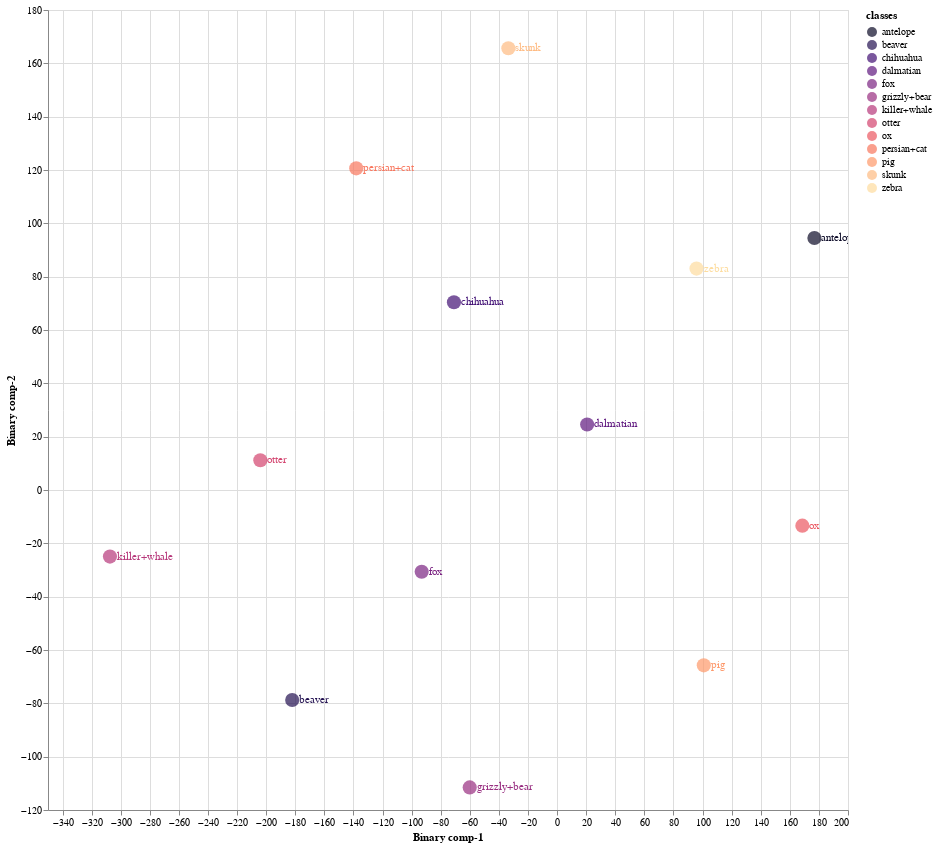
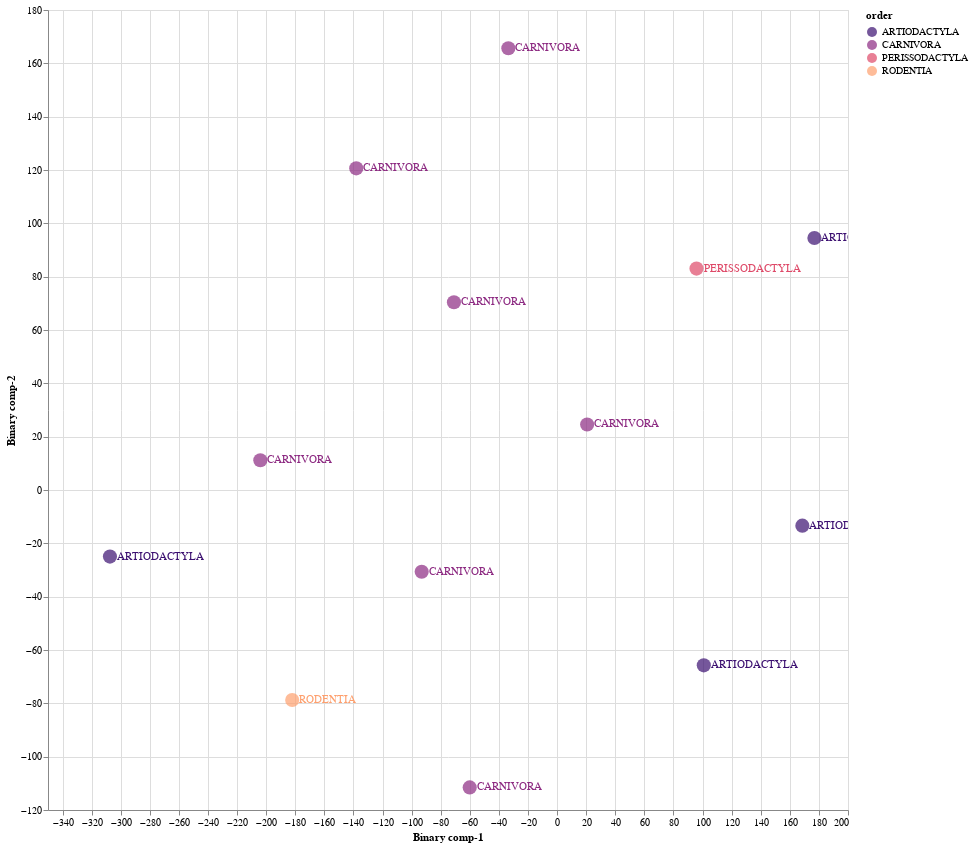

Notebook code cell kept with these figures, in order:
### Markdown cell above
### 9.2 Train Validation Split 02

### Code cell
Train02 = CZSL(mode = "Train", 
               split = 2, 
               DNN = ProjectionNetwork1, 
               epochs = 20, 
               bs = 16, 
               numunits = 1024, 
               lr = 0.1, 
               optimiser = nn.Sigmoid(), 
               dropout = 0.2, 
               mom = 0, 
               wd = 0,  
               device = 'cuda', 
               checkpoint = CP1, 
               pred_type = 'Deterministic', 
               dist_type = 'euclidean')

#mode
#1. "Train" - Use Train Val split
#2. "Test" - For Unseen Test Data

#split
# 1 -Train/Val Split 1
# 2 -Train/Val Split 2
# 3 -Train/Val Split 3

#pred_type
#1. "Probabilistic" - continous real numbers giving probability for prdiction to be 1
#2. "Deterministic" - 1 or 0 prediction values

#dist_type
#1. euclidean
#2. cosine
#3. hamming
#4. jaccard

### Figure 1 — Vega-Lite specification as saved in the notebook (floating-point values rounded to 4 significant figures)
{"config": {"view": {"continuousWidth": 400, "continuousHeight": 300}}, "layer": [{"mark": {"type": "circle", "size": 200}, "encoding": {"color": {"field": "classes", "scale": {"scheme": "Magma"}, "type": "nominal"}, "x": {"field": "Binary comp-1", "type": "quantitative"}, "y": {"field": "Binary comp-2", "type": "quantitative"}}, "height": 800, "selection": {"selector003": {"type": "interval", "bind": "scales", "encodings": ["x", "y"]}}, "width": 800}, {"mark": {"type": "text", "align": "left", "baseline": "middle", "dx": 7}, "encoding": {"color": {"field": "classes", "scale": {"scheme": "Magma"}, "type": "nominal"}, "text": {"field": "classes", "type": "nominal"}, "x": {"field": "Binary comp-1", "type": "quantitative"}, "y": {"field": "Binary comp-2", "type": "quantitative"}}, "height": 800, "width": 800}], "data": {"name": "data-91d3f1accb9432632fbdbbc8ac2fa1f9"}, "$schema": "https://vega.github.io/schema/vega-lite/v4.17.0.json", "datasets": {"data-91d3f1accb9432632fbdbbc8ac2fa1f9": [{"Binary comp-1": 176.9, "Binary comp-2": 94.52, "classes": "antelope", "sciName": "Antilope_cervicapra", "animal_label": 1, "animal_class": "antelope", "mainCommonName": "Blackbuck", "otherCommonNames": "Indian Antelope", "class": "Mammalia", "infraclass": "Placentalia", "magnorder": "Boreoeutheria", "superorder": "Laurasiatheria", "order": "ARTIODACTYLA", "suborder": "RUMINANTIA", "infraorder": "PECORA", "parvorder": null, "superfamily": null, "family": "BOVIDAE", "subfamily": "ANTILOPINAE", "tribe": "ANTILOPINI", "genus": "Antilope"}, {"Binary comp-1": -60.07, "Binary comp-2": -111.5, "classes": "grizzly+bear", "sciName": "Ursus_arctos", "animal_label": 2, "animal_class": "grizzly+bear", "mainCommonName": "Brown Bear", "otherCommonNames": "Grizzly Bear|Kodiak Bear", "class": "Mammalia", "infraclass": "Placentalia", "magnorder": "Boreoeutheria", "superorder": "Laurasiatheria", "order": "CARNIVORA", "suborder": "CANIFORMIA", "infraorder": "ARCTOIDEA", "parvorder": null, "superfamily": "URSOIDEA", "family": "URSIDAE", "subfamily": "URSINAE", "tribe": null, "genus": "Ursus"}, {"Binary comp-1": -307.4, "Binary comp-2": -24.98, "classes": "killer+whale", "sciName": "Orcinus_orca", "animal_label": 3, "animal_class": "killer+whale", "mainCommonName": "Killer Whale", "otherCommonNames": "Orca", "class": "Mammalia", "infraclass": "Placentalia", "magnorder": "Boreoeutheria", "superorder": "Laurasiatheria", "order": "ARTIODACTYLA", "suborder": "WHIPPOMORPHA", "infraorder": "CETACEA", "parvorder": "ODONTOCETI", "superfamily": "DELPHINOIDEA", "family": "DELPHINIDAE", "subfamily": "INCERTAE SEDIS", "tribe": null, "genus": "Orcinus"}, {"Binary comp-1": -182.1, "Binary comp-2": -78.75, "classes": "beaver", "sciName": "Aplodontia_rufa", "animal_label": 4, "animal_class": "beaver", "mainCommonName": "Mountain Beaver", "otherCommonNames": "Boomer|Sewellel|Point Arena Mountain Beaver|Point Reyes Mountain Beaver", "class": "Mammalia", "infraclass": "Placentalia", "magnorder": "Boreoeutheria", "superorder": "Euarchontoglires", "order": "RODENTIA", "suborder": "SCIUROMORPHA", "infraorder": null, "parvorder": null, "superfamily": null, "family": "APLODONTIIDAE", "subfamily": null, "tribe": null, "genus": "Aplodontia"}, {"Binary comp-1": 20.65, "Binary comp-2": 24.57, "classes": "dalmatian", "sciName": "Canis_familiaris", "animal_label": 5, "animal_class": "dalmatian", "mainCommonName": "Domestic Dog", "otherCommonNames": "Dog|Dingo|Feral Dog|New Guinea Singing Dog|Village Dog", "class": "Mammalia", "infraclass": "Placentalia", "magnorder": "Boreoeutheria", "superorder": "Laurasiatheria", "order": "CARNIVORA", "suborder": "CANIFORMIA", "infraorder": "CANOIDEA", "parvorder": null, "superfamily": null, "family": "CANIDAE", "subfamily": null, "tribe": null, "genus": "Canis"}, {"Binary comp-1": -138.1, "Binary comp-2": 120.6, "classes": "persian+cat", "sciName": "Felis_catus", "animal_label": 6, "animal_class": "persian+cat", "mainCommonName": "Domestic Cat", "otherCommonNames": "Cat", "class": "Mammalia", "infraclass": "Placentalia", "magnorder": "Boreoeutheria", "superorder": "Laurasiatheria", "order": "CARNIVORA", "suborder": "FELIFORMIA", "infraorder": "FELOIDEA", "parvorder": null, "superfamily": null, "family": "FELIDAE", "subfamily": "FELINAE", "tribe": null, "genus": "Felis"}, {"Binary comp-1": -33.51, "Binary comp-2": 165.6, "classes": "skunk", "sciName": "Spilogale_putorius", "animal_label": 11, "animal_class": "skunk", "mainCommonName": "Alleghanian Spotted Skunk", "otherCommonNames": "Eastern Spotted Skunk", "class": "Mammalia", "infraclass": "Placentalia", "magnorder": "Boreoeutheria", "superorder": "Laurasiatheria", "order": "CARNIVORA", "suborder": "CANIFORMIA", "infraorder": "ARCTOIDEA", "parvorder": null, "superfamily": "MUSTELOIDEA", "family": "MEPHITIDAE", "subfamily": "MEPHITINAE", "tribe": null, "genus": "Spilogale"}, {"Binary comp-1": 168.6, "Binary comp-2": -13.38, "classes": "ox", "sciName": "Bos_sauveli", "animal_label": 21, "animal_class": "ox", "mainCommonName": "Kouprey", "otherCommonNames": "Gray Ox|Indochinese Forest Ox", "class": "Mammalia", "infraclass": "Placentalia", "magnorder": "Boreoeutheria", "superorder": "Laurasiatheria", "order": "ARTIODACTYLA", "suborder": "RUMINANTIA", "infraorder": "PECORA", "parvorder": null, "superfamily": null, "family": "BOVIDAE", "subfamily": "BOVINAE", "tribe": "BOVINI", "genus": "Bos"}, {"Binary comp-1": -93.09, "Binary comp-2": -30.66, "classes": "fox", "sciName": "Vulpes_lagopus", "animal_label": 22, "animal_class": "fox", "mainCommonName": "Arctic Fox", "otherCommonNames": "Polar Fox", "class": "Mammalia", "infraclass": "Placentalia", "magnorder": "Boreoeutheria", "superorder": "Laurasiatheria", "order": "CARNIVORA", "suborder": "CANIFORMIA", "infraorder": "CANOIDEA", "parvorder": null, "superfamily": null, "family": "CANIDAE", "subfamily": null, "tribe": null, "genus": "Vulpes"}, {"Binary comp-1": -70.91, "Binary comp-2": 70.4, "classes": "chihuahua", "sciName": "Canis_familiaris", "animal_label": 33, "animal_class": "chihuahua", "mainCommonName": "Domestic Dog", "otherCommonNames": "Dog|Dingo|Feral Dog|New Guinea Singing Dog|Village Dog", "class": "Mammalia", "infraclass": "Placentalia", "magnorder": "Boreoeutheria", "superorder": "Laurasiatheria", "order": "CARNIVORA", "suborder": "CANIFORMIA", "infraorder": "CANOIDEA", "parvorder": null, "superfamily": null, "family": "CANIDAE", "subfamily": null, "tribe": null, "genus": "Canis"}, {"Binary comp-1": -204.0, "Binary comp-2": 11.15, "classes": "otter", "sciName": "Aonyx_capensis", "animal_label": 36, "animal_class": "otter", "mainCommonName": "African Clawless Otter", "otherCommonNames": "Cape Clawless Otter", "class": "Mammalia", "infraclass": "Placentalia", "magnorder": "Boreoeutheria", "superorder": "Laurasiatheria", "order": "CARNIVORA", "suborder": "CANIFORMIA", "infraorder": "ARCTOIDEA", "parvorder": null, "superfamily": "MUSTELOIDEA", "family": "MUSTELIDAE", "subfamily": "LUTRINAE", "tribe": null, "genus": "Aonyx"}, {"Binary comp-1": 95.85, "Binary comp-2": 83.04, "classes": "zebra", "sciName": "Equus_grevyi", "animal_label": 38, "animal_class": "zebra", "mainCommonName": "Grevy's Zebra", "otherCommonNames": "Imperial Zebra", "class": "Mammalia", "infraclass": "Placentalia", "magnorder": "Boreoeutheria", "superorder": "Laurasiatheria", "order": "PERISSODACTYLA", "suborder": "HIPOMORPHA", "infraorder": null, "parvorder": null, "superfamily": null, "family": "EQUIDAE", "subfamily": null, "tribe": null, "genus": "Equus"}, {"Binary comp-1": 100.9, "Binary comp-2": -65.75, "classes": "pig", "sciName": "Sus_domesticus", "animal_label": 42, "animal_class": "pig", "mainCommonName": "Domestic Pig", "otherCommonNames": "Hog|Pig|Swine", "class": "Mammalia", "infraclass": "Placentalia", "magnorder": "Boreoeutheria", "superorder": "Laurasiatheria", "order": "ARTIODACTYLA", "suborder": "SUINA", "infraorder": null, "parvorder": null, "superfamily": null, "family": "SUIDAE", "subfamily": null, "tribe": null, "genus": "Sus"}]}}

### Figure 2 — Vega-Lite specification as saved in the notebook (floating-point values rounded to 4 significant figures)
{"config": {"view": {"continuousWidth": 400, "continuousHeight": 300}}, "layer": [{"mark": {"type": "circle", "size": 200}, "encoding": {"color": {"field": "order", "scale": {"scheme": "Magma"}, "type": "nominal"}, "x": {"field": "Binary comp-1", "type": "quantitative"}, "y": {"field": "Binary comp-2", "type": "quantitative"}}, "height": 800, "selection": {"selector004": {"type": "interval", "bind": "scales", "encodings": ["x", "y"]}}, "width": 800}, {"mark": {"type": "text", "align": "left", "baseline": "middle", "dx": 7}, "encoding": {"color": {"field": "order", "scale": {"scheme": "Magma"}, "type": "nominal"}, "text": {"field": "order", "type": "nominal"}, "x": {"field": "Binary comp-1", "type": "quantitative"}, "y": {"field": "Binary comp-2", "type": "quantitative"}}, "height": 800, "width": 800}], "data": {"name": "data-91d3f1accb9432632fbdbbc8ac2fa1f9"}, "$schema": "https://vega.github.io/schema/vega-lite/v4.17.0.json", "datasets": {"data-91d3f1accb9432632fbdbbc8ac2fa1f9": [{"Binary comp-1": 176.9, "Binary comp-2": 94.52, "classes": "antelope", "sciName": "Antilope_cervicapra", "animal_label": 1, "animal_class": "antelope", "mainCommonName": "Blackbuck", "otherCommonNames": "Indian Antelope", "class": "Mammalia", "infraclass": "Placentalia", "magnorder": "Boreoeutheria", "superorder": "Laurasiatheria", "order": "ARTIODACTYLA", "suborder": "RUMINANTIA", "infraorder": "PECORA", "parvorder": null, "superfamily": null, "family": "BOVIDAE", "subfamily": "ANTILOPINAE", "tribe": "ANTILOPINI", "genus": "Antilope"}, {"Binary comp-1": -60.07, "Binary comp-2": -111.5, "classes": "grizzly+bear", "sciName": "Ursus_arctos", "animal_label": 2, "animal_class": "grizzly+bear", "mainCommonName": "Brown Bear", "otherCommonNames": "Grizzly Bear|Kodiak Bear", "class": "Mammalia", "infraclass": "Placentalia", "magnorder": "Boreoeutheria", "superorder": "Laurasiatheria", "order": "CARNIVORA", "suborder": "CANIFORMIA", "infraorder": "ARCTOIDEA", "parvorder": null, "superfamily": "URSOIDEA", "family": "URSIDAE", "subfamily": "URSINAE", "tribe": null, "genus": "Ursus"}, {"Binary comp-1": -307.4, "Binary comp-2": -24.98, "classes": "killer+whale", "sciName": "Orcinus_orca", "animal_label": 3, "animal_class": "killer+whale", "mainCommonName": "Killer Whale", "otherCommonNames": "Orca", "class": "Mammalia", "infraclass": "Placentalia", "magnorder": "Boreoeutheria", "superorder": "Laurasiatheria", "order": "ARTIODACTYLA", "suborder": "WHIPPOMORPHA", "infraorder": "CETACEA", "parvorder": "ODONTOCETI", "superfamily": "DELPHINOIDEA", "family": "DELPHINIDAE", "subfamily": "INCERTAE SEDIS", "tribe": null, "genus": "Orcinus"}, {"Binary comp-1": -182.1, "Binary comp-2": -78.75, "classes": "beaver", "sciName": "Aplodontia_rufa", "animal_label": 4, "animal_class": "beaver", "mainCommonName": "Mountain Beaver", "otherCommonNames": "Boomer|Sewellel|Point Arena Mountain Beaver|Point Reyes Mountain Beaver", "class": "Mammalia", "infraclass": "Placentalia", "magnorder": "Boreoeutheria", "superorder": "Euarchontoglires", "order": "RODENTIA", "suborder": "SCIUROMORPHA", "infraorder": null, "parvorder": null, "superfamily": null, "family": "APLODONTIIDAE", "subfamily": null, "tribe": null, "genus": "Aplodontia"}, {"Binary comp-1": 20.65, "Binary comp-2": 24.57, "classes": "dalmatian", "sciName": "Canis_familiaris", "animal_label": 5, "animal_class": "dalmatian", "mainCommonName": "Domestic Dog", "otherCommonNames": "Dog|Dingo|Feral Dog|New Guinea Singing Dog|Village Dog", "class": "Mammalia", "infraclass": "Placentalia", "magnorder": "Boreoeutheria", "superorder": "Laurasiatheria", "order": "CARNIVORA", "suborder": "CANIFORMIA", "infraorder": "CANOIDEA", "parvorder": null, "superfamily": null, "family": "CANIDAE", "subfamily": null, "tribe": null, "genus": "Canis"}, {"Binary comp-1": -138.1, "Binary comp-2": 120.6, "classes": "persian+cat", "sciName": "Felis_catus", "animal_label": 6, "animal_class": "persian+cat", "mainCommonName": "Domestic Cat", "otherCommonNames": "Cat", "class": "Mammalia", "infraclass": "Placentalia", "magnorder": "Boreoeutheria", "superorder": "Laurasiatheria", "order": "CARNIVORA", "suborder": "FELIFORMIA", "infraorder": "FELOIDEA", "parvorder": null, "superfamily": null, "family": "FELIDAE", "subfamily": "FELINAE", "tribe": null, "genus": "Felis"}, {"Binary comp-1": -33.51, "Binary comp-2": 165.6, "classes": "skunk", "sciName": "Spilogale_putorius", "animal_label": 11, "animal_class": "skunk", "mainCommonName": "Alleghanian Spotted Skunk", "otherCommonNames": "Eastern Spotted Skunk", "class": "Mammalia", "infraclass": "Placentalia", "magnorder": "Boreoeutheria", "superorder": "Laurasiatheria", "order": "CARNIVORA", "suborder": "CANIFORMIA", "infraorder": "ARCTOIDEA", "parvorder": null, "superfamily": "MUSTELOIDEA", "family": "MEPHITIDAE", "subfamily": "MEPHITINAE", "tribe": null, "genus": "Spilogale"}, {"Binary comp-1": 168.6, "Binary comp-2": -13.38, "classes": "ox", "sciName": "Bos_sauveli", "animal_label": 21, "animal_class": "ox", "mainCommonName": "Kouprey", "otherCommonNames": "Gray Ox|Indochinese Forest Ox", "class": "Mammalia", "infraclass": "Placentalia", "magnorder": "Boreoeutheria", "superorder": "Laurasiatheria", "order": "ARTIODACTYLA", "suborder": "RUMINANTIA", "infraorder": "PECORA", "parvorder": null, "superfamily": null, "family": "BOVIDAE", "subfamily": "BOVINAE", "tribe": "BOVINI", "genus": "Bos"}, {"Binary comp-1": -93.09, "Binary comp-2": -30.66, "classes": "fox", "sciName": "Vulpes_lagopus", "animal_label": 22, "animal_class": "fox", "mainCommonName": "Arctic Fox", "otherCommonNames": "Polar Fox", "class": "Mammalia", "infraclass": "Placentalia", "magnorder": "Boreoeutheria", "superorder": "Laurasiatheria", "order": "CARNIVORA", "suborder": "CANIFORMIA", "infraorder": "CANOIDEA", "parvorder": null, "superfamily": null, "family": "CANIDAE", "subfamily": null, "tribe": null, "genus": "Vulpes"}, {"Binary comp-1": -70.91, "Binary comp-2": 70.4, "classes": "chihuahua", "sciName": "Canis_familiaris", "animal_label": 33, "animal_class": "chihuahua", "mainCommonName": "Domestic Dog", "otherCommonNames": "Dog|Dingo|Feral Dog|New Guinea Singing Dog|Village Dog", "class": "Mammalia", "infraclass": "Placentalia", "magnorder": "Boreoeutheria", "superorder": "Laurasiatheria", "order": "CARNIVORA", "suborder": "CANIFORMIA", "infraorder": "CANOIDEA", "parvorder": null, "superfamily": null, "family": "CANIDAE", "subfamily": null, "tribe": null, "genus": "Canis"}, {"Binary comp-1": -204.0, "Binary comp-2": 11.15, "classes": "otter", "sciName": "Aonyx_capensis", "animal_label": 36, "animal_class": "otter", "mainCommonName": "African Clawless Otter", "otherCommonNames": "Cape Clawless Otter", "class": "Mammalia", "infraclass": "Placentalia", "magnorder": "Boreoeutheria", "superorder": "Laurasiatheria", "order": "CARNIVORA", "suborder": "CANIFORMIA", "infraorder": "ARCTOIDEA", "parvorder": null, "superfamily": "MUSTELOIDEA", "family": "MUSTELIDAE", "subfamily": "LUTRINAE", "tribe": null, "genus": "Aonyx"}, {"Binary comp-1": 95.85, "Binary comp-2": 83.04, "classes": "zebra", "sciName": "Equus_grevyi", "animal_label": 38, "animal_class": "zebra", "mainCommonName": "Grevy's Zebra", "otherCommonNames": "Imperial Zebra", "class": "Mammalia", "infraclass": "Placentalia", "magnorder": "Boreoeutheria", "superorder": "Laurasiatheria", "order": "PERISSODACTYLA", "suborder": "HIPOMORPHA", "infraorder": null, "parvorder": null, "superfamily": null, "family": "EQUIDAE", "subfamily": null, "tribe": null, "genus": "Equus"}, {"Binary comp-1": 100.9, "Binary comp-2": -65.75, "classes": "pig", "sciName": "Sus_domesticus", "animal_label": 42, "animal_class": "pig", "mainCommonName": "Domestic Pig", "otherCommonNames": "Hog|Pig|Swine", "class": "Mammalia", "infraclass": "Placentalia", "magnorder": "Boreoeutheria", "superorder": "Laurasiatheria", "order": "ARTIODACTYLA", "suborder": "SUINA", "infraorder": null, "parvorder": null, "superfamily": null, "family": "SUIDAE", "subfamily": null, "tribe": null, "genus": "Sus"}]}}
